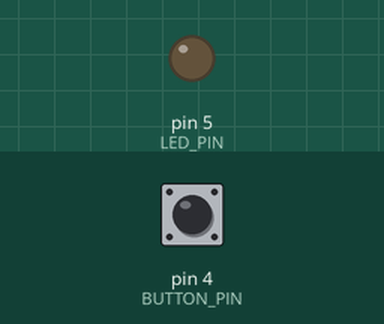
Recording of a program running on a simulated Arduino Uno, built with avr-gcc and run on an emulated ATmega328P. Shown: output pins drawn as LEDs (lit = HIGH). Dashed ring = blinking. The inputs (shaded band) are chosen by the test bench; at power-on: pin 4 (BUTTON_PIN) HIGH. What the program prints to the serial monitor is not drawn.

Above: at 1.2 s.
1.3 s: pin 4 (BUTTON_PIN) pulled LOW for 0.15 s
At 1.9 s:
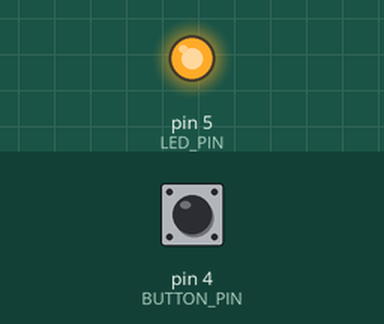
2.9 s: pin 4 (BUTTON_PIN) pulled LOW for 1 s
At 4.3 s:
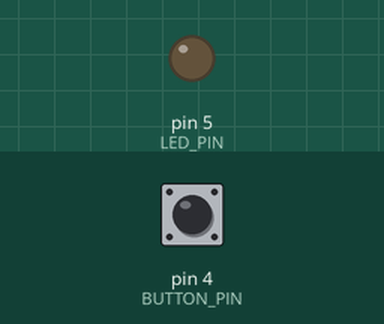
6.9 s: pin 4 (BUTTON_PIN) pulled LOW for 3.2 s
At 7.3 s:
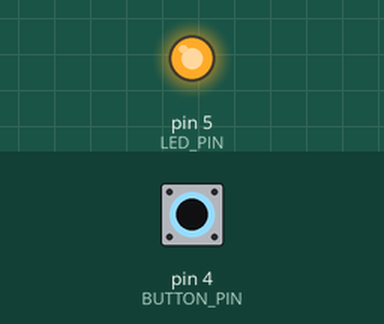
11.6 s: pin 4 (BUTTON_PIN) pulsed LOW 5 times (0.12 s each, 0.3 s apart)
At 12.1 s:
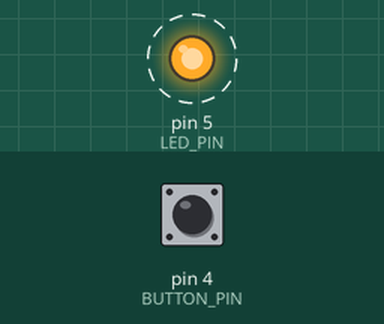
16.1 s: pin 4 (BUTTON_PIN) driven LOW
At 16.7 s:
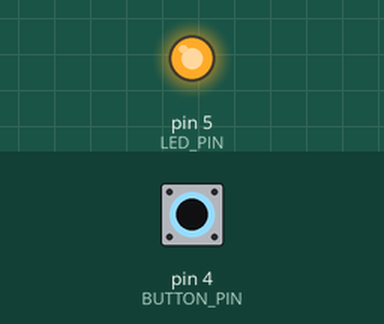
Timing chart, 0 to 19.1 s (numbered marks = the images above; inputs shaded):
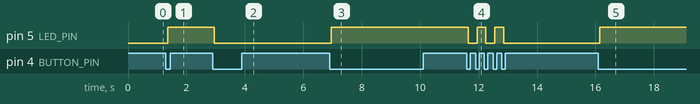

Measured:
- after the input at 1.3 s, pin 5 (LED_PIN): LOW → HIGH after 0.05 s
- after the input at 2.9 s, pin 5 (LED_PIN): HIGH → LOW after 0.05 s
- after the input at 6.9 s, pin 5 (LED_PIN): LOW → HIGH after 0.05 s
- after the input at 11.6 s, pin 5 (LED_PIN): alternates HIGH for 0.30 s and LOW for 0.30 s, 5 changes in all, then stays LOW, starting after 0.05 s
- after the input at 16.1 s, pin 5 (LED_PIN): LOW → HIGH after 0.05 s

The program:

main.cpp
```cpp
// #include <Arduino.h>

#define BUTTON_PIN 4
#define LED_PIN 5

bool ledState = false;
int lastButtonState = HIGH;
int stableButtonState = HIGH;
unsigned long previousTime = 0;
int debounceDelay = 50;


void setup() {
    pinMode(BUTTON_PIN, INPUT_PULLUP);
    pinMode(LED_PIN, OUTPUT);
    Serial.begin(115200);
}

void loop() {
    unsigned long currentTime = millis();
    int buttonState = digitalRead(BUTTON_PIN);

    Serial.print("Button state: ");
    Serial.println(buttonState);

    if (buttonState != lastButtonState) {
        previousTime = currentTime;
    }

    unsigned long elapsedTime = currentTime - previousTime;

    if (elapsedTime >= debounceDelay) {
        if (buttonState == LOW && stableButtonState == HIGH) {
            Serial.println("Button pressed");
            ledState = !ledState;
            digitalWrite(LED_PIN, ledState);
        }

        stableButtonState = buttonState;
    }

    lastButtonState = buttonState;
}
```
